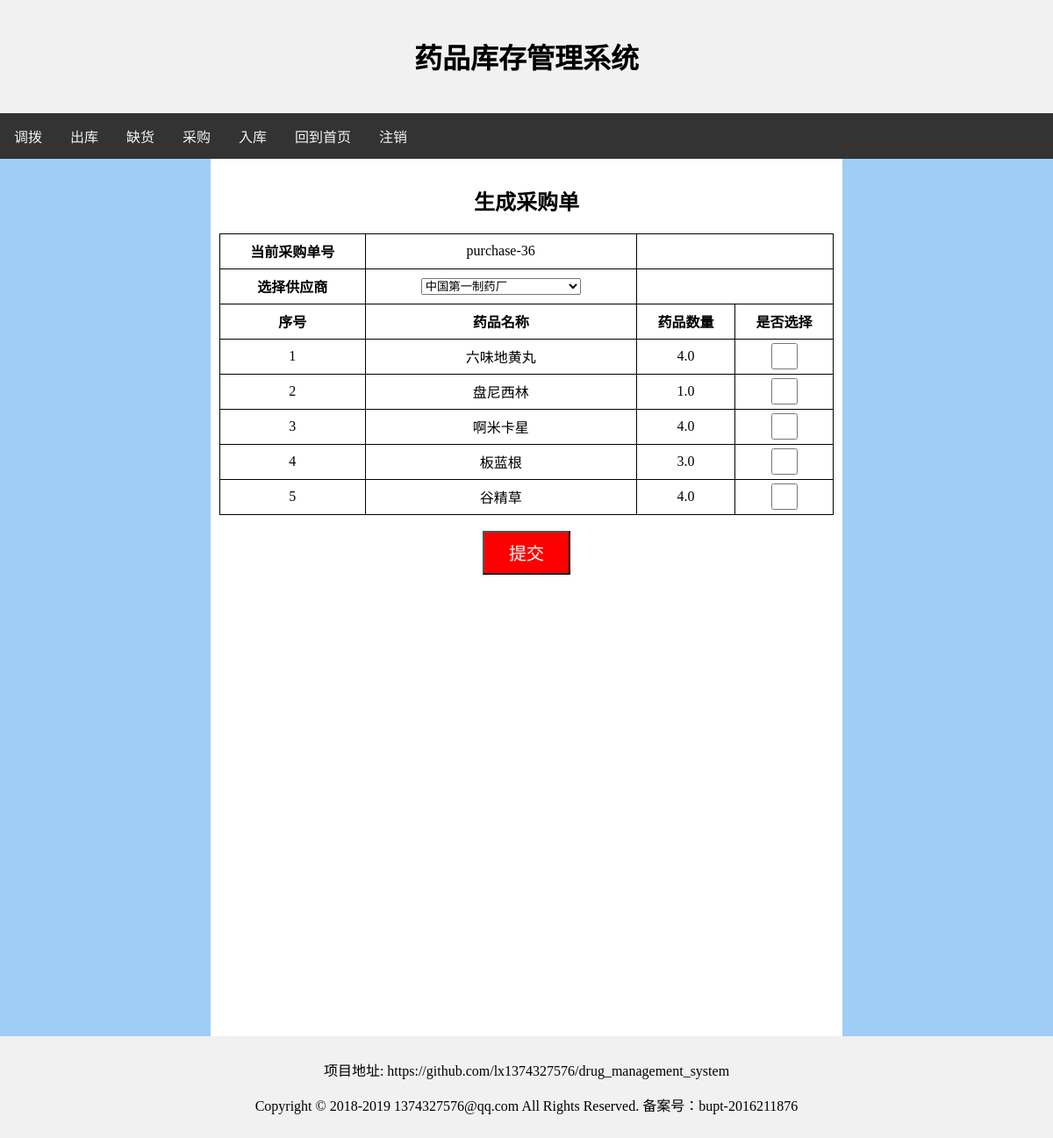
/purchase/make/, run on the app's committed database.
### demand/models.py (models this page shows, shortened)
class Detail(models.Model):
    id = models.IntegerField('id', primary_key=True)
    father_id = models.IntegerField('father_id', default=0)
    father_detail_id = models.IntegerField('father_detail_id', default=0)
    medicine = models.ForeignKey(Medicine, blank=False, on_delete=models.CASCADE)
    create_time = models.DateTimeField('create_time', default=timezone.now)
    num = models.FloatField('num')
    price = models.FloatField('price')
    status = models.IntegerField('status', default=0)  # 0 未处理 1 处理中 2 已完成
    form_type = models.IntegerField('form_type')  # 1 需求单 2 出库单 3 缺货单 4 采购单 5 入库单
    form_id = models.IntegerField('form_id')

class Medicine(models.Model):
    id = models.IntegerField('id', primary_key=True)
    name = models.CharField('name', blank=False, max_length=100)
    total_num = models.FloatField('total_num', default=0)
    now_num = models.FloatField('now_num', default=0)
    medicine_type = models.ForeignKey(Medicine_type, on_delete=models.CASCADE)

### purchase/views.py (the view)
# urls.py: path('make/', views.make, name='make'),
def make(request):
    details = Detail.objects.filter(form_type=3).filter(status=0)
    provider_list = Provider.objects.all()
    detail_list = []
    for detail in details:
        detail_list.append(detail)
    purchase_list = Purchase.objects.all()
    purchase_num = purchase_list.count() + 1
    context = {
        "detail_list": detail_list,
        "provider_list": provider_list,
        "purchase_num": purchase_num,
    }
    return render(request, 'purchase/purchase.html', context)

### purchase/templates/purchase/purchase.html (shortened to what this page needs)
<html>
    <head>
    </head>
    <body>
        <div class="header">
            <h1>药品库存管理系统</h1>
        </div>
        <div class="topnav">
            <a href="{% url 'demand:demand' %}">调拨</a>
            <a href="{% url 'checkout:checkout' %}">出库</a>
            <a href="{% url 'lack:lack' %}">缺货</a>
            <a href="{% url 'purchase:purchase' %}">采购</a>
            <a href="{% url 'storage:storage' %}">入库</a>
            <a href="{% url 'user:index' %}">回到首页</a>
            <a href="{% url 'user:logout' %}">注销</a>
        </div>
        <div class="row">
            <div class="column left">
            </div>
            <div class="column middle">
                <div class="submit-div">
                    <h2> 生成采购单 </h2>
                </div>
                <form action="{% url 'purchase:submit' %}" method="post">
                    <table>
                        <tr>
                            <td><strong>当前采购单号</strong></td>
                            <td> purchase-{{purchase_num}} </td>
                        </tr>
                        <tr>
                            <td><strong>选择供应商</strong></td>
                            <td>
                                <select name="provider_id">
                                {% for provider in provider_list %}
                                    <option value="{{provider.id}}">{{provider.name}}</option>
                                {% endfor %}
                                </select>
                            </td>
                        </tr>
                        <tr>
                            <td> <strong>序号</strong> </td>
                            <td> <strong>药品名称</strong> </td>
                            <td> <strong>药品数量</strong> </td>
                            <td> <strong>是否选择</strong> </td>
                        </tr>
                        {% for detail in detail_list %}
                            <tr>
                                <td> {{forloop.counter}} </td>
                                <td> {{detail.medicine.name}} </td>
                                <td> {{detail.num}} </td>
                                <td>
                                    <input name="{{detail.id}}" type="checkbox" value="checked" class="checkbox"/>
                                </td>
                            </tr>
                        {% endfor %}
                    </table>
                    <br>
                    <div class="submit-div">
                        <input type="submit" value="提交" class="submit">
                    </div>
                </form>
            </div>
            <div class="column right">
            </div>
        </div>
        <div class="footer">
            <p>项目地址: https://github.com/lx1374327576/drug_management_system</p>
            <p>Copyright © 2018-2019 1374327576@qq.com All Rights Reserved. 备案号：bupt-2016211876</p>
        </div>
    </body>
</html>

### purchase/templates/purchase/purchase.html (style rules this page uses)
* { box-sizing: border-box; }
body { margin: 0; }
.header { background-color: #f1f1f1; padding: 20px; text-align: center; }
.topnav { overflow: hidden; background-color: #333; }
.topnav a { float: left; display: block; color: #f2f2f2; text-align: center; padding: 14px 16px; text-decoration: none; }
.column { float: left; padding: 10px; }
.column.left { width: 20%; background-image:url("/static/2.jpeg"); height: 1000px; }
.column.right { width: 20%; background-image:url("/static/2.jpeg"); height: 1000px; }
.column.middle { width: 60%; }
.row:after { content: ""; display: table; clear: both; }
.footer { background-color: #f1f1f1; padding: 10px; text-align: center; }
table,tr,td { border: 1px solid black; }
table { border-collapse:collapse; width:100%; }
tr { height:40px }
td { text-align:center; vertical-align:middle; }
.checkbox { width:30px; height:30px; }
.submit { width:100px; height:50px; background-color:red; color:white; font-size:20px; }
.submit-div { width:100%; text-align: center; }

### data on the page
Detail: medicine.name "六味地黄丸", num "4.0"
Detail: medicine.name "盘尼西林", num "1.0"
Detail: medicine.name "啊米卡星", num "4.0"
Detail: medicine.name "板蓝根", num "3.0"
Detail: medicine.name "谷精草", num "4.0"

### other printed values
{{ purchase_num }} "36"
form field provider_id "中国第一制药厂"
